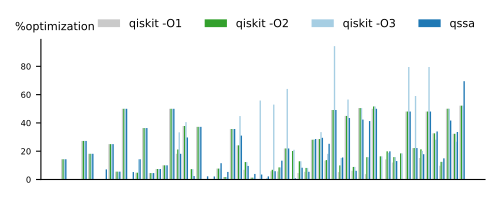

Python code for this plot:
#!/usr/bin/env python
# coding: utf-8

import os
import os.path
import sys
import copy
import math

import matplotlib
import matplotlib.pyplot as plt
import numpy as np
import json

LABEL_FONT_SIZE = 8
TICK_FONT_SIZE = 6

# Use TrueType fonts instead of Type 3 fonts
# Type 3 fonts embed bitmaps and are not allowed in camera-ready submissions
# for many conferences. TrueType fonts look better and are accepted.
matplotlib.rcParams['pdf.fonttype'] = 42
matplotlib.rcParams['ps.fonttype'] = 42

matplotlib.rcParams['figure.figsize'] = 5, 2

def log(*args, **kwargs):
    print(*args, file=sys.stderr, **kwargs)

# Color palette
light_gray = "#cacaca"
dark_gray = "#827b7b"
light_blue = "#a6cee3"
dark_blue = "#1f78b4"
light_green = "#b2df8a"
dark_green = "#33a02c"
light_red = "#fb9a99"
dark_red = "#e31a1c"

# math
lg2 = lambda n: math.log(n, 2)


rawdata = None # raw data
with open("./qasmbench-gate-count.json", "r") as f:
    rawdata = json.load(f)
assert rawdata is not None

INF = 10**9
class PlotDatum:
    def __init__(self, label, kind, stats, idx):
        self.label = label # testname
        self.kind = kind # default, qiskit, qssa, zx
        self.idx = idx
        if 'ops' not in stats or 'depth' not in stats:
            log(f'> INVALID {label}::{kind} : {stats}')
            self.gates = {}
            self.cx = -1
            self.u = -1
            self.single_qubit = -1
            self.depth = -1
            self.tot = -1
            self.time = stats.get('time', -1)
        else:
            gates = stats['ops']
            self.gates = copy.deepcopy(gates) # gates dict: {<gate>: <count>, ...}
            self.cx = gates.get("cx", 0)
            self.u = gates.get("u", 0) + gates.get("u3", 0)
            self.single_qubit = 0
            for gate in "h x y z rx ry rz s sdg t tdg u u1 u2 u3".split():
                self.single_qubit += gates.get(gate, 0)
            self.depth = stats['depth']
            self.tot = sum([gates[g] for g in gates])
            self.time = stats['time']

    def __lt__(self, other):
        return self.tot < other.tot
class FullData:
    def __init__(self, test, stats, idx):
        self.test = test
        self.idx = idx
        self.data = dict()
        for kind in rawdata[test]:
            self.data[kind] = PlotDatum(test, kind, stats[kind], idx)
    def __lt__(self, other):
        lv = self.data['default'].tot
        rv = other.data['default'].tot
        if lv != rv: return lv < rv
        lv = self.data['default'].depth
        rv = self.data['default'].depth
        if lv != rv: return lv < rv
        return True
    def hasKind(self, k):
        return k in self.data
    def getKind(self, k):
        return self.data[k]

plotdata = []
pidx = 0
for test in rawdata:
    pidx += 1
    data = FullData(test, rawdata[test], pidx)
    plotdata.append(data)
    # if data.getKind('qssa_full').tot < data.getKind('qiskit_lev2').tot:
    #     to_show = {'name': test, 'qssa': rawdata[test]['qssa_full'], 'qiskit':rawdata[test]['qiskit_lev2']}
    #     print(json.dumps(to_show, indent=2))
plotdata.sort()


#### PLOTTING-CODE
to_plot = plotdata
log(">> Plotting [%d] test cases..."% (len(to_plot)))

xs = np.arange(len(to_plot))
width = 0.2

#### Optimization ratio
fig, ax = plt.subplots(figsize=(15,10))
for idx, kind in enumerate(['qiskit_lev1', 'qiskit_lev2', 'qiskit_lev3', 'qssa_full']):
    ratio = lambda p: 100*(1-p.getKind(kind).tot / p.getKind('default').tot)
    col = None
    label = None
    if kind == 'qiskit_lev1':
        col = light_gray
        label = 'qiskit -O1'
    if kind == 'qiskit_lev2':
        col = dark_green
        label = 'qiskit -O2'
    if kind == 'qiskit_lev3':
        col = light_blue
        label = 'qiskit -O3'
    if kind == 'qssa_full':
        col = dark_blue
        label = 'qssa'
    rects1 = ax.bar(xs + ((idx + 1) * 1 * width), [ratio(p) for p in to_plot], width, label=label, color=col)

ax.spines['right'].set_visible(False)
ax.spines['top'].set_visible(False)

ax.legend(ncol=100, frameon=False, loc='lower right', bbox_to_anchor=(0, 1, 1, 0), fontsize=LABEL_FONT_SIZE)

ax.set_xticks([])
ax.tick_params(axis='y', labelsize=TICK_FONT_SIZE)
ax.set_ylabel('%optimization', rotation='horizontal', position = (1, 1.05),
    horizontalalignment='left', verticalalignment='bottom', fontsize=LABEL_FONT_SIZE)

fig.set_size_inches(5,2)
fig.tight_layout()
filename = os.path.basename(__file__).replace(".py", ".pdf")
fig.savefig(filename)

### Stats for the paper
beat1, equal1, fail1 = [], [], []
beat2, equal2, fail2 = [], [], []
for lev in [1,2,3]:
    beat = []
    equal = []
    fail = []
    for p in to_plot:
        qssa = p.getKind('qssa_full')
        qis = p.getKind('qiskit_lev' + str(lev))
        if qssa.tot < qis.tot:
            beat.append(p.test)
        elif qssa.tot == qis.tot:
            equal.append(p.test)
        else:
            fail.append(p.test)
    print(f">>>>>>>>> LEVEL {lev} >>>>>>>>>>>>")
    print(f'> beat = {len(beat)}, equal = {len(equal)+len(beat)}')
    print()
    print(f'> beat: {beat}')
    print()
    print(f'> equal: {equal}')
    print()
    print(f'> fail: {fail}')
    print()
    print("---------------------------------")
